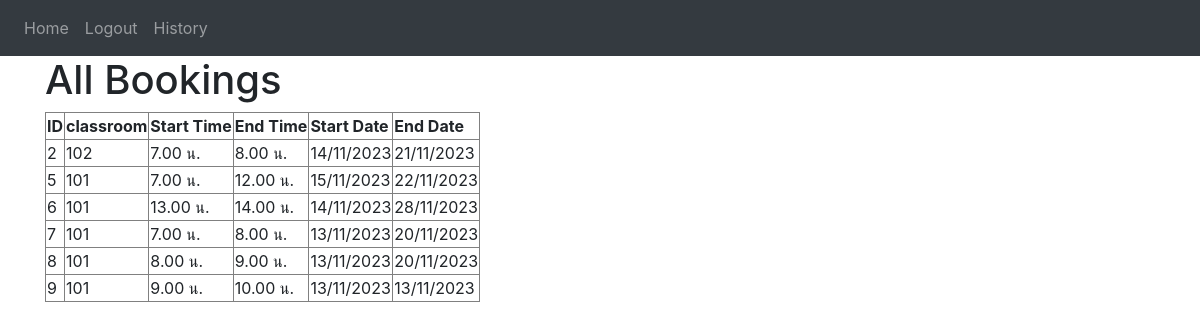
The page /History (signed in) on the database its author committed.
### website/models.py (models this page shows)
class Booking(db.Model):
    id = db.Column(db.Integer, primary_key=True)
    start_time = db.Column(db.Integer)
    end_time = db.Column(db.Integer)
    start_date = db.Column(db.DateTime)
    end_date = db.Column(db.DateTime)
    user_id = db.Column(db.Integer, db.ForeignKey('user.id'))
    classroom_id = db.Column(db.Integer, db.ForeignKey(
        'classroom.id'))
    user = db.relationship('User', back_populates='bookings')
    classroom = db.relationship('Classroom', back_populates='bookings')

class Classroom(db.Model):
    id = db.Column(db.Integer, primary_key=True)
    room_number = db.Column(db.String(10), unique=True, nullable=False)
    bookings = db.relationship('Booking')

### website/booking.py (the view)
@booking.route('/History')
def History():
    return render_template('History.html', user=current_user)

### website/__init__.py (called while the page is built)
def create_app():
    app = Flask(__name__)
    app.config['SECRET_KEY'] = 'hjshjhdjah kjshkjdhjs'
    app.config['SQLALCHEMY_DATABASE_URI'] = f'sqlite:///{DB_NAME}'
    app.config['SESSION_TYPE'] = 'filesystem'
    Session(app)
    db.init_app(app)
    from .views import views
    from .auth import auth
    from .booking import booking
    app.register_blueprint(views, url_prefix='/')
    app.register_blueprint(auth, url_prefix='/')
    app.register_blueprint(booking, url_prefix='/')
    from .models import User, Note,Booking,Classroom
    with app.app_context():
        db.create_all()
    login_manager = LoginManager()
    login_manager.login_view = 'auth.login'
    login_manager.init_app(app)
    @login_manager.user_loader
    def load_user(id):
        return User.query.get(int(id))
    return app

### website/templates/History.html
{% extends "base.html" %} {% block title %}Booking History{% endblock %} {%
block content %}
<h1>All Bookings</h1>
<table border="1">
  <thead>
    <tr>
      <th>ID</th>
      <th>classroom</th>
      <th>Start Time</th>
      <th>End Time</th>
      <th>Start Date</th>
      <th>End Date</th>
    </tr>
  </thead>
  <tbody>
    {% for booking in user.bookings %}
    <tr>
      <td>{{ booking.id }}</td>
      <td>{{ booking.classroom.room_number}}</td>
      <td>{{ booking.start_time }}.00 น.</td>
      <td>{{ booking.end_time }}.00 น.</td>
      <td>{{ booking.start_date.strftime("%d/%m/%Y") }}</td>
      <td>{{ booking.end_date.strftime("%d/%m/%Y") }}</td>
    </tr>
    {% endfor %}
  </tbody>
</table>
{%endblock%}

### website/templates/base.html (shortened to what this page needs)
<!DOCTYPE html>
<html>
  <head>
    <link
      rel="stylesheet"
      href="https://stackpath.bootstrapcdn.com/bootstrap/4.4.1/css/bootstrap.min.css"
    />
    <link
      rel="stylesheet"
      href="https://stackpath.bootstrapcdn.com/font-awesome/4.7.0/css/font-awesome.min.css"
    />
  </head>
  <body>
    <nav class="navbar navbar-expand-lg navbar-dark bg-dark">
      <div class="collapse navbar-collapse" id="navbar">
        <div class="navbar-nav">
          {% if user.is_authenticated %}
          <a class="nav-item nav-link" id="home" href="/">Home</a>
          <a class="nav-item nav-link" id="logout" href="/logout">Logout</a>
          <a class="nav-item nav-link" id="History" href="/History">History</a>
          {% else %}
          <a class="nav-item nav-link" id="login" href="/login">Login</a>
          <a class="nav-item nav-link" id="signUp" href="/sign-up">Sign Up</a>
          {% endif %}
        </div>
      </div>
    </nav>
    <div class="container">{% block content %} {% endblock %}</div>
  </body>
</html>

### rows shown on the page
Booking: id "2", classroom.room_number "102", start_time "7", end_time "8", start_date "14/11/2023", end_date "21/11/2023"
Booking: id "5", classroom.room_number "101", start_time "7", end_time "12", start_date "15/11/2023", end_date "22/11/2023"
Booking: id "6", classroom.room_number "101", start_time "13", end_time "14", start_date "14/11/2023", end_date "28/11/2023"
Booking: id "7", classroom.room_number "101", start_time "7", end_time "8", start_date "13/11/2023", end_date "20/11/2023"
Booking: id "8", classroom.room_number "101", start_time "8", end_time "9", start_date "13/11/2023", end_date "20/11/2023"
Booking: id "9", classroom.room_number "101", start_time "9", end_time "10", start_date "13/11/2023", end_date "13/11/2023"
